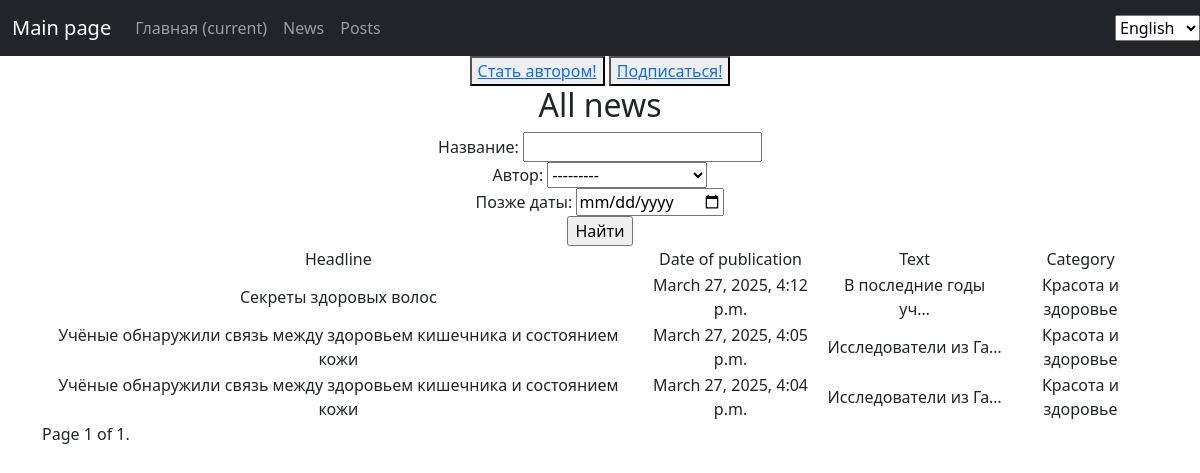
/news/news/categories/2 (signed in), run on the app's committed database.
### news/models.py (models this page shows, shortened)
class Post(models.Model):
    new = 'NW'
    paper = 'PR'
    TYPES = [
        (new, 'новость'),
        (paper, 'статья')
    ]
    name = models.CharField(max_length=255)
    text = models.TextField()
    rating = models.FloatField(default=0.0)
    datetime_in = models.DateTimeField(auto_now_add = True)
    type = models.CharField(max_length=2, choices=TYPES, default=paper)
    author = models.ForeignKey(Author, on_delete = models.CASCADE)
    category = models.ManyToManyField(Category, through= 'PostCategory')

class Category(models.Model):
    name = models.CharField(max_length=255, unique=True)
    subscribers = models.ManyToManyField(User, related_name='subscribed_categories', blank=True)

### news/views.py (the view)
class CategoryListView(PostList):
    model = Post
    template_name = 'category_list.html'
    context_object_name = 'category_news_list'
    def get_queryset(self):
        self.category = get_object_or_404(Category, id=self.kwargs['pk'])
        queryset = Post.objects.filter(category=self.category).order_by('-datetime_in')
        self.filterset = PostFilter(self.request.GET, queryset)
        return self.filterset.qs
    def get_context_data(self, **kwargs):
        context = super().get_context_data(**kwargs)
        if hasattr(self, 'filterset'):
            context['filterset'] = self.filterset
        if hasattr(self, 'category'):
            context['is_not_subscriber'] = self.request.user not in self.category.subscribers.all()
            context['category'] = self.category
        return context

### news/models.py (called while the page is built)
    def __str__(self):
        return f"{self.user.username} (Rating: {self.rating})"

### news/templatetags/custom_filters.py (called while the page is built)
@register.filter()
def censor(text):
    if isinstance(text, str):
        text = text.split()
        censored_words = []
        for word in text:
            stripped_word = word.strip(".,!?;:\"'()[]{}<>/\\|")
            if stripped_word.lower() in CENSORED_WORD:
                censored_word = stripped_word[0] + '*' * (len(stripped_word)-1)
                censored_word = word.replace(stripped_word, censored_word)
                censored_words.append(censored_word)
            else:
                censored_words.append(word)
    return ' '.join(censored_words)

### news/views.py (called while the page is built)
    def get_context_data(self, **kwargs):
        context = super().get_context_data(**kwargs)
        context['filterset'] = self.filterset
        if self.request.user.is_authenticated:
             context['is_not_authors'] = not self.request.user.groups.filter(name='authors').exists()
        else:
            context['is_not_authors'] = True
        return context

### templates/category_list.html (shortened to what this page needs)
{% extends 'flatpages/default.html' %}
{%load custom_filters%}
{% load cache %}
{% load i18n %}
{% block content %}
{% if user.is_authenticated %}
{% if is_not_authors %}
<button> <a href="upgrade/"> Стать автором!</a> </button>
{% endif %}
{% if is_not_subscriber %}
<button> <a href="{% url 'subscribe' category.id %}"> Подписаться!</a> </button>
{% endif %}
<h2>{%trans "Все новости"%}</h2>
{%cache 300 "category_filter" %}
<form action = '' method = 'get'>
    <div>
        <label for="id_name">Название:</label>
        {{ filterset.form.name }}
    </div>
    <div>
        <label for="id_author">Автор:</label>
        {{ filterset.form.author }}
    </div>
    <div>
        <label for="id_datetime_in">Позже даты:</label>
        {{ filterset.form.datetime_in }}
    </div>
<input type = 'submit' value = 'Найти'/>
</form>
{% endcache%}
{% if category_news_list %}
    <table>
        <tr>
            <td>{%trans "Заголовок"%}</td>
            <td>{%trans "Дата публикации"%}</td>
            <td>{%trans "Текст"%}</td>
            <td>{%trans "Категория"%}</td>
        </tr>
        {% for category_new in category_news_list %}
        <tr>
            <td>{{ category_new.name|censor }}</td>
            <td>{{ category_new.datetime_in }}</td>
            <td>{{ category_new.text|truncatechars:20|censor }}</td>
            <td>
                {% for cat in category_new.category.all %}
                {{ cat.name|truncatechars:50|censor }}{% if not forloop.last %}, {% endif %}
            {% empty %}
                Без категории
            {% endfor %}
            </td>
        </tr>
        {% endfor %}
    </table>
{% else %}
    <h2>{%trans "Новостей нет!"%}</h2>
{% endif %}
{% cache 600 "category_pagination" %}
<div class="pagination">
    <span class="step-links">
        <span class="current">
            Page {{ page_obj.number }} of {{ page_obj.paginator.num_pages }}.
        </span>
    </span>
</div>
{% endcache %}
{% else %}
    <p>{%trans "Вы не авторизованы."%}</p>
    <a href="/accounts/login/">Войти</a>
{% endif %}
{% endblock content %}

### data on the page
Post: name|censor "Секреты здоровых волос", datetime_in "March 27, 2025, 4:12 p.m.", text|censor "В последние годы уч…"
Category: name|censor "Красота и здоровье"
Post: name|censor "Учёные обнаружили связь между здоровьем кишечника и состоянием кожи", datetime_in "March 27, 2025, 4:05 p.m.", text|censor "Исследователи из Га…"
Post: name|censor "Учёные обнаружили связь между здоровьем кишечника и состоянием кожи", datetime_in "March 27, 2025, 4:04 p.m.", text|censor "Исследователи из Га…"

### other printed values
{{ page_obj.number }} "1"
{{ page_obj.paginator.num_pages }} "1"
form field language "English"
